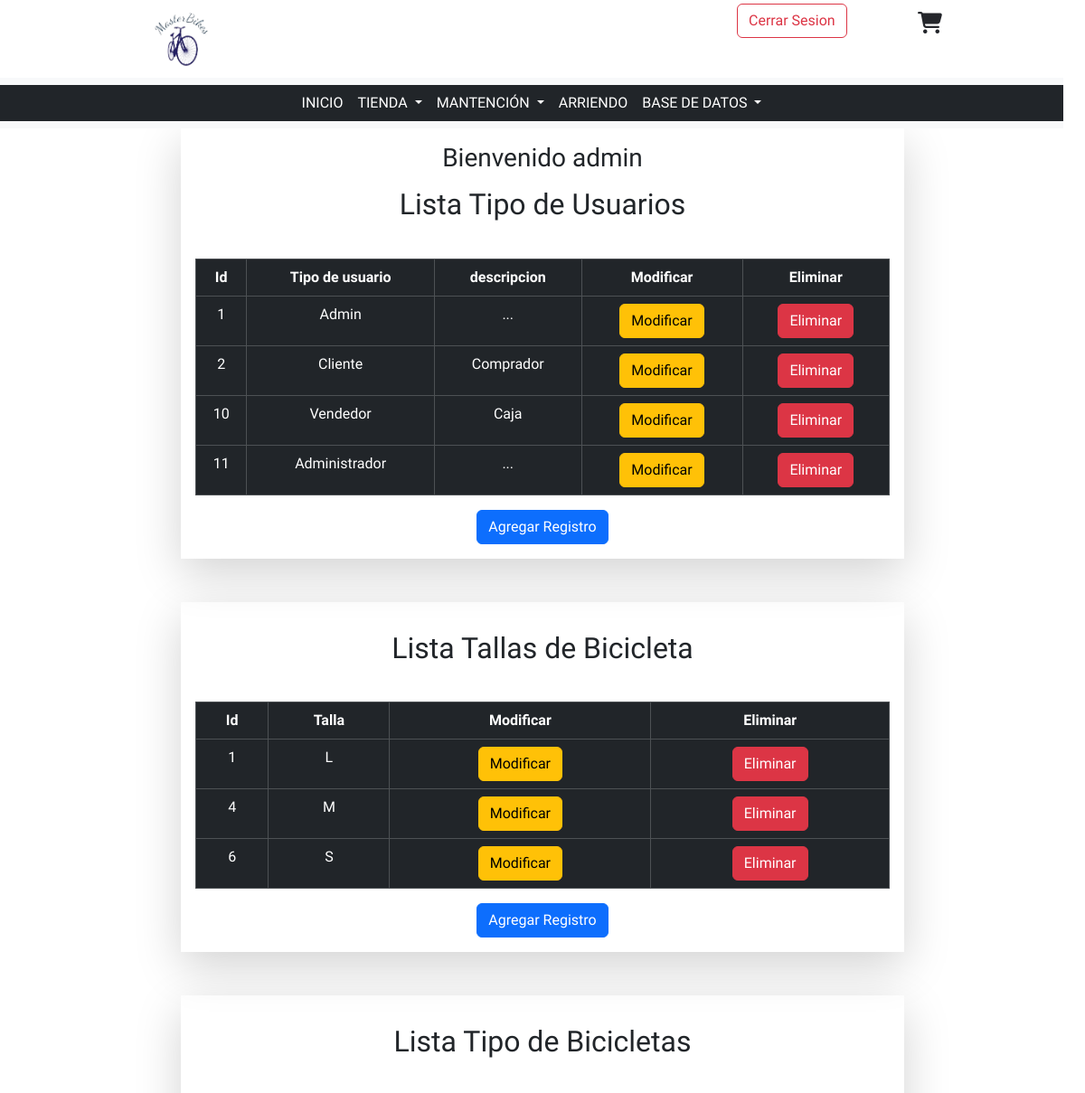
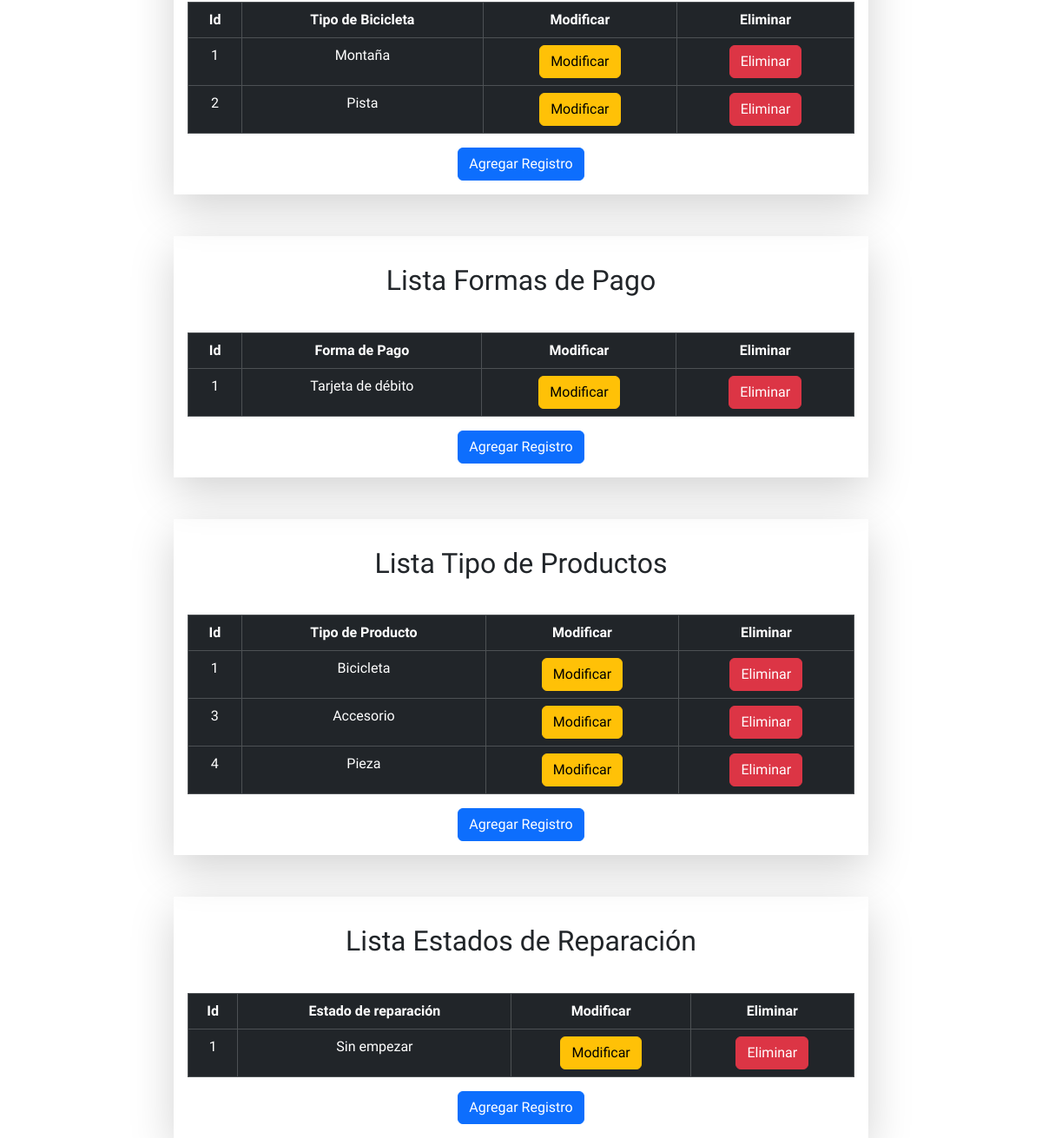
The page /MasterBikes/crud-varios (signed in) on the database its author committed (2 pictures, top to bottom).
### MasterBikes/models.py (models this page shows, shortened)
class TipoUsuario(models.Model):
    id_tipo_usuario = models.AutoField(primary_key=True, db_column="idTipoUsuario")
    tipo = models.CharField(max_length=30, db_column="Tipo de Usuario")
    descripcion = models.CharField(max_length=60)

class Talla(models.Model):
    id_talla = models.AutoField(primary_key=True, db_column="idTalla")
    talla = models.CharField(max_length=10)

class TipoBici(models.Model):
    id_tipo_bici = models.AutoField(primary_key=True, db_column="idTipoBici")
    tipo = models.CharField(max_length=30)

class FormaPago(models.Model):
    id_forma_pago = models.AutoField(primary_key=True, db_column="idFormaPago")
    forma = models.CharField(max_length=30)
    class Meta:
        verbose_name_plural = "Formas de pago"

class TipoProducto(models.Model):
    id_tipo_producto = models.AutoField(primary_key=True, db_column="idTipoProducto")
    tipo = models.CharField(max_length=30)

class Estado(models.Model):
    id_estado = models.AutoField(primary_key=True, db_column="idEstado")
    tipo = models.CharField(max_length=30)

### MasterBikes/views.py (the view)
# urls.py: path('crud-varios', views.crud_varios, name='crud-varios'),
@login_required
def crud_varios(request):
    tipoUsuarios = TipoUsuario.objects.all()
    talla = Talla.objects.all()
    tipoBici = TipoBici.objects.all()
    formaPago = FormaPago.objects.all()
    tipoProducto = TipoProducto.objects.all()
    estado = Estado.objects.all()
    context = {
        "tipoUsuarios": tipoUsuarios,
        "talla" : talla,
        "tipoBici" : tipoBici,
        "formaPago" : formaPago,
        "tipoProducto" : tipoProducto,
        "estado" : estado,
    }
    return render(request, "pages/despliegue/crud_varios.html", context)

### MasterBikes/templates/pages/despliegue/crud_varios.html (shortened to what this page needs)
<!DOCTYPE html>
<html lang="en">
<head>
    {% load static %}
    <link rel="stylesheet" href="{% static 'css/bootstrap.min.css'%}">
    <link rel="stylesheet" href="{% static 'css/style.css'%}">
    <link rel="stylesheet" href="https://cdnjs.cloudflare.com/ajax/libs/font-awesome/6.2.1/css/all.min.css">
</head>
<body>
    {% include 'base/header_admin.html' %}
    <main>
        <div class="container">
            <div class="row">
                <div class="col-md-8 shadow-lg mx-auto text-center p-3">
                    {% if request.user.is_authenticated %}
                        <h3>Bienvenido {{request.user.username }}</h3>
                    {% else %}
                        <h3>Bienvenido Invitado</h3>
                    {% endif%}
                    <h2 class="my-3">Lista Tipo de Usuarios</h2>
                    <br>
                    <table class="table table-dark table-hover table-bordered">
                        <thead>
                            <th>Id</th>
                            <th>Tipo de usuario</th>
                            <th>descripcion</th>
                            <th>Modificar</th>
                            <th>Eliminar</th>
                        </thead>
                        <tbody>
                            {% if tipoUsuarios %}
                                {% for tmp in tipoUsuarios%}
                                    <tr>
                                        <td>{{tmp.id_tipo_usuario}}</td>
                                        <td>{{tmp.tipo}}</td>
                                        <td>{{tmp.descripcion}}</td>
                                        <td><a href="{% url 'edit-tipo-usuario' pk=tmp.id_tipo_usuario %}">
                                            <button class="btn btn-warning">Modificar</button>
                                        </a></td>
                                        <td><a href="{% url 'del-tipo-usuario' pk=tmp.id_tipo_usuario %}">
                                            <button class="btn btn-danger">Eliminar</button>
                                        </a></td>
                                    </tr>
                                {% endfor%}
                            {% endif %}
                        </tbody>
                    </table>
                    <a href="{% url 'add-tipo-usuario' %}">
                        <button class="btn btn-primary">Agregar Registro</button>
                    </a>
                </div>
            </div>
            <br>
            <br>
            <div class="row">
                <div class="col-md-8 shadow-lg mx-auto text-center p-3">
                    <h2 class="my-3">Lista Tallas de Bicicleta</h2>
                    <br>
                    <table class="table table-dark table-hover table-bordered">
                        <thead>
                            <th>Id</th>
                            <th>Talla</th>
                            <th>Modificar</th>
                            <th>Eliminar</th>
                        </thead>
                        <tbody>
                            {% if talla %}
                                {% for tmp in talla %}
                                    <tr>
                                        <td>{{tmp.id_talla}}</td>
                                        <td>{{tmp.talla}}</td>
                                        <td><a href="">
                                            <button class="btn btn-warning">Modificar</button>
                                        </a></td>
                                        <td><a href="{% url 'del-talla' pk=tmp.id_talla %}">
                                            <button class="btn btn-danger">Eliminar</button>
                                        </a></td>
                                    </tr>
                                {% endfor%}
                            {% endif %}
                        </tbody>
                    </table>
                    <a href="{% url 'add-talla' %}">
                        <button class="btn btn-primary">Agregar Registro</button>
                    </a>
                </div>
            </div>
            <br>
            <br>
            <div class="row">
                <div class="col-md-8 shadow-lg mx-auto text-center p-3">
                    <h2 class="my-3">Lista Tipo de Bicicletas</h2>
                    <br>
                    <table class="table table-dark table-hover table-bordered">
                        <thead>
                            <th>Id</th>
                            <th>Tipo de Bicicleta</th>
                            <th>Modificar</th>
                            <th>Eliminar</th>
                        </thead>
                        <tbody>
                            {% if tipoBici %}
                                {% for tmp in tipoBici%}
                                    <tr>
                                        <td>{{tmp.id_tipo_bici}}</td>
                                        <td>{{tmp.tipo}}</td>
                                        <td><a href="">
                                            <button class="btn btn-warning">Modificar</button>
                                        </a></td>
                                        <td><a href="">
                                            <button class="btn btn-danger">Eliminar</button>
                                        </a></td>
                                    </tr>
                                {% endfor%}
                            {% endif %}
                        </tbody>
                    </table>
                    <a href="{% url 'add-bici' %}">
                        <button class="btn btn-primary">Agregar Registro</button>
                    </a>
                </div>
            </div>
            <br>
            <br>
            <div class="row">
                <div class="col-md-8 shadow-lg mx-auto text-center p-3">
                    <h2 class="my-3">Lista Formas de Pago</h2>
                    <br>
                    <table class="table table-dark table-hover table-bordered">
                        <thead>
                            <th>Id</th>
                            <th>Forma de Pago</th>
                            <th>Modificar</th>
                            <th>Eliminar</th>
                        </thead>
                        <tbody>
                            {% if formaPago %}
                                {% for tmp in formaPago%}
                                    <tr>
                                        <td>{{tmp.id_forma_pago}}</td>
                                        <td>{{tmp.forma}}</td>
                                        <td><a href="">
                                            <button class="btn btn-warning">Modificar</button>
                                        </a></td>
                                        <td><a href="">
                                            <button class="btn btn-danger">Eliminar</button>
                                        </a></td>
                                    </tr>
                                {% endfor%}
                            {% endif %}
                        </tbody>
                    </table>
                    <a href="{% url 'add-forma-pago' %}">
                        <button class="btn btn-primary">Agregar Registro</button>
                    </a>
                </div>
            </div>
            <br>
            <br>
            <div class="row">
                <div class="col-md-8 shadow-lg mx-auto text-center p-3">
                    <h2 class="my-3">Lista Tipo de Productos</h2>
                    <br>
                    <table class="table table-dark table-hover table-bordered">
                        <thead>
                            <th>Id</th>
                            <th>Tipo de Producto</th>
                            <th>Modificar</th>
                            <th>Eliminar</th>
                        </thead>
                        <tbody>
                            {% if tipoProducto %}
                                {% for tmp in tipoProducto%}
                                    <tr>
                                        <td>{{tmp.id_tipo_producto}}</td>
                                        <td>{{tmp.tipo}}</td>
                                        <td><a href="">
                                            <button class="btn btn-warning">Modificar</button>
                                        </a></td>
                                        <td><a href="">
                                            <button class="btn btn-danger">Eliminar</button>
                                        </a></td>
                                    </tr>
                                {% endfor%}
                            {% endif %}
                        </tbody>
                    </table>
                    <a href="{% url 'add-tipo-producto' %}">
                        <button class="btn btn-primary">Agregar Registro</button>
                    </a>
                </div>
            </div>
            <br>
            <br>
            <div class="row">
                <div class="col-md-8 shadow-lg mx-auto text-center p-3">
                    <h2 class="my-3">Lista Estados de Reparación</h2>
                    <br>
                    <table class="table table-dark table-hover table-bordered">
                        <thead>
                            <th>Id</th>
                            <th>Estado de reparación</th>
                            <th>Modificar</th>
                            <th>Eliminar</th>
                        </thead>
                        <tbody>
                            {% if estado %}
                                {% for tmp in estado%}
                                    <tr>
                                        <td>{{tmp.id_estado}}</td>
                                        <td>{{tmp.tipo}}</td>
                                        <td><a href="">
                                            <button class="btn btn-warning">Modificar</button>
                                        </a></td>
                                        <td><a href="">
                                            <button class="btn btn-danger">Eliminar</button>
                                        </a></td>
                                    </tr>
                                {% endfor%}
                            {% endif %}
                        </tbody>
                    </table>
                    <a href="{% url 'add-estado' %}">
                        <button class="btn btn-primary">Agregar Registro</button>
                    </a>
                </div>
            </div>
        </div>
    </main>
</body>
</html>

### MasterBikes/static/css/style.css (style rules this page uses)
a { text-decoration: none; }
* { margin: 0; padding: 0; box-sizing: border-box; list-style: none; }
body { font-family: sans-serif; }
.container { max-width: 1200px; margin: 0 auto; }
* { box-sizing: border-box; font-family: Montserrat; padding: 0; margin: 0; }

### rows shown on the page
TipoUsuario: id_tipo_usuario "1", tipo "Admin", descripcion "..."
TipoUsuario: id_tipo_usuario "2", tipo "Cliente", descripcion "Comprador"
TipoUsuario: id_tipo_usuario "10", tipo "Vendedor", descripcion "Caja"
TipoUsuario: id_tipo_usuario "11", tipo "Administrador", descripcion "..."
Talla: id_talla "1", talla "L"
Talla: id_talla "4", talla "M"
Talla: id_talla "6", talla "S"
TipoBici: id_tipo_bici "1", tipo "Montaña"
TipoBici: id_tipo_bici "2", tipo "Pista"
FormaPago: id_forma_pago "1", forma "Tarjeta de débito"
TipoProducto: id_tipo_producto "1", tipo "Bicicleta"
TipoProducto: id_tipo_producto "3", tipo "Accesorio"
TipoProducto: id_tipo_producto "4", tipo "Pieza"
Estado: id_estado "1", tipo "Sin empezar"

### other values the page prints
{{ request.user.username }} "admin"
